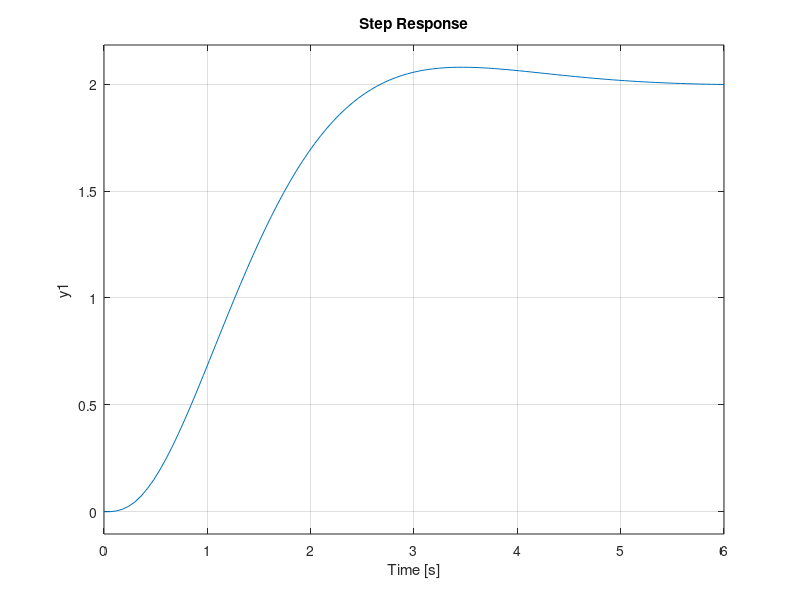
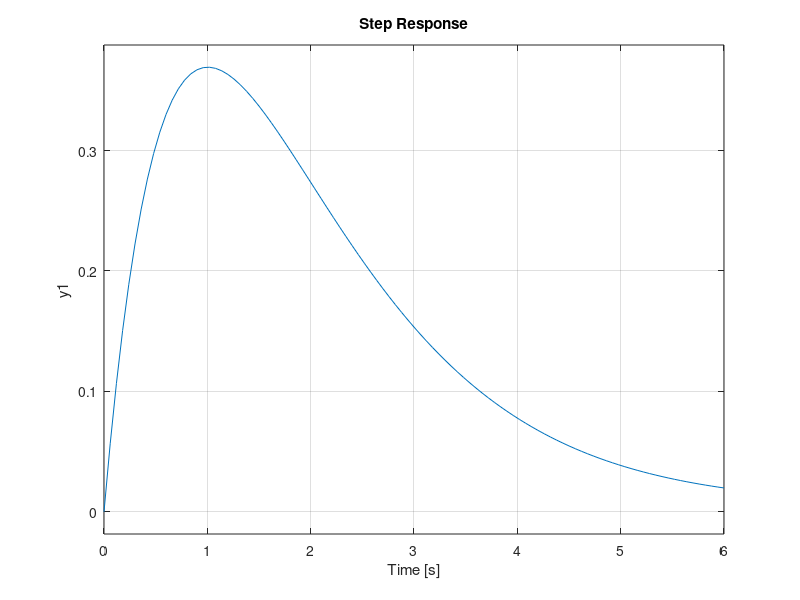

MATLAB code for these plots, in order:
H = tf([16],conv([1 4],[1,2,2]));
step(H);
figure()
t = 0:0.1:10;
lsim(H,t,t);

k = 1;
T = 8;
H1 = tf(k,[T,1]);
step(H1);

k = 1;
wn = 1;
zeta = 1;
H2 = tf([k*wn^2]*[1,0.005],[1 2*zeta*wn wn^2]);
step(H2)
pole(H2)
